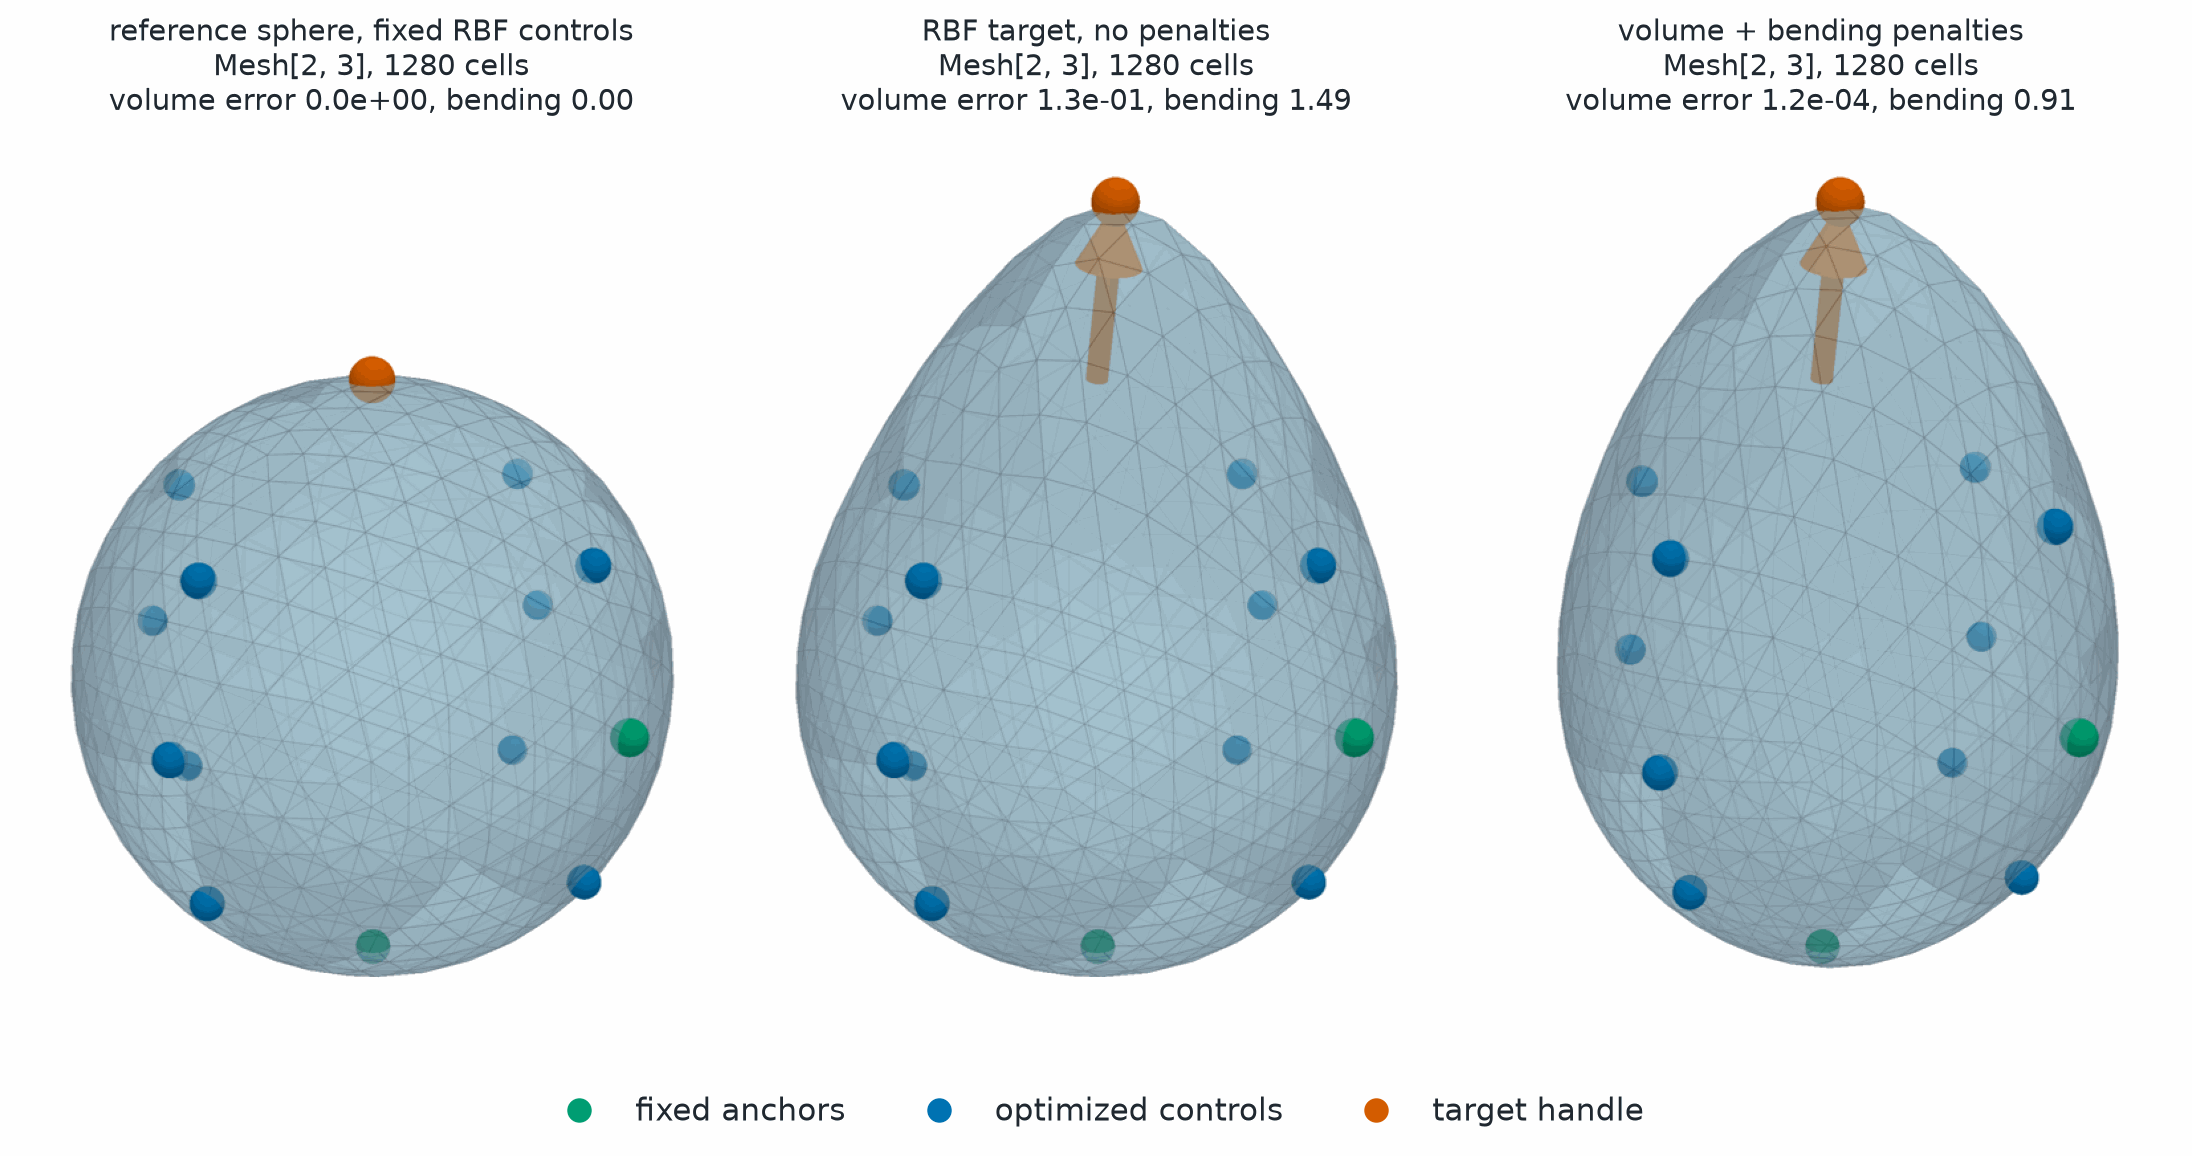

Recreate this plot in Python.
# SPDX-FileCopyrightText: Copyright (c) 2023 - 2026 NVIDIA CORPORATION & AFFILIATES.
# SPDX-FileCopyrightText: All rights reserved.
# SPDX-License-Identifier: Apache-2.0
#
# Licensed under the Apache License, Version 2.0 (the "License");
# you may not use this file except in compliance with the License.
# You may obtain a copy of the License at
#
# http://www.apache.org/licenses/LICENSE-2.0
#
# Unless required by applicable law or agreed to in writing, software
# distributed under the License is distributed on an "AS IS" BASIS,
# WITHOUT WARRANTIES OR CONDITIONS OF ANY KIND, either express or implied.
# See the License for the specific language governing permissions and
# limitations under the License.

"""Render volume- and bending-regularized RBF deformation of a sphere."""

from pathlib import Path

import matplotlib.pyplot as plt
import numpy as np
import pyvista as pv
import torch
from _style import (
    ACCENT_LIGHTING,
    FIXED,
    RESULT,
    SECOND,
    SURFACE,
    SURFACE_EDGE,
    mesh_label,
    save,
    spheres,
)
from matplotlib.lines import Line2D

from physicsnemo.mesh import Mesh
from physicsnemo.mesh.deformation import (
    closed_surface_volume_energy,
    surface_bending_energy,
)
from physicsnemo.mesh.io import to_pyvista
from physicsnemo.mesh.primitives.surfaces import sphere_icosahedral
from physicsnemo.mesh.transformations.deform._kernels import (
    radial_basis_function_deform_points,
)

pv.OFF_SCREEN = True

OUTPUT = Path(__file__).parent / "sphere_deformation_energies.png"

CAMERA = [(4.3, -5.6, 2.4), (0.05, 0.0, 0.2), (0.0, 0.0, 1.0)]


def _backend() -> tuple[torch.device, str]:
    """Select the accelerated backend when a CUDA device is available."""

    if torch.cuda.is_available():
        return torch.device("cuda"), "warp"
    return torch.device("cpu"), "torch"


def _control_indices(points: torch.Tensor) -> torch.Tensor:
    """Select distinct sphere vertices nearest to prescribed directions."""

    directions = points.new_tensor(
        [
            [0.0, 0.0, -1.0],
            [1.0, 0.0, 0.0],
            [-1.0, 0.0, 0.0],
            [0.0, 1.0, 0.0],
            [0.0, -1.0, 0.0],
            [1.0, 0.0, 0.65],
            [-1.0, 0.0, 0.65],
            [0.0, 1.0, 0.65],
            [0.0, -1.0, 0.65],
            [1.0, 0.0, -0.55],
            [-1.0, 0.0, -0.55],
            [0.0, 1.0, -0.55],
            [0.0, -1.0, -0.55],
            [0.0, 0.0, 1.0],
        ]
    )
    directions = directions / torch.linalg.vector_norm(directions, dim=1, keepdim=True)
    indices = (directions @ points.T).argmax(dim=1)
    if torch.unique(indices).numel() != indices.numel():
        raise RuntimeError("Sphere subdivision did not provide distinct controls")
    return indices


def _displacements(
    controls: torch.Tensor,
    auxiliary: torch.Tensor,
    target_displacement: torch.Tensor,
) -> torch.Tensor:
    """Assemble fixed, auxiliary, and target control displacements."""

    return torch.cat(
        (
            torch.zeros_like(controls[:2]),
            auxiliary,
            target_displacement.unsqueeze(0),
        )
    )


def _deform(
    reference_points: torch.Tensor,
    controls: torch.Tensor,
    auxiliary: torch.Tensor,
    target_displacement: torch.Tensor,
    implementation: str,
) -> torch.Tensor:
    """Evaluate the radial-basis deformation for one auxiliary-control state."""

    return radial_basis_function_deform_points(
        reference_points,
        controls,
        _displacements(controls, auxiliary, target_displacement),
        kernel="thin_plate_spline",
        polynomial=True,
        smoothing=0.0,
        implementation=implementation,
    )


def _signed_volume(points: torch.Tensor, triangles: torch.Tensor) -> torch.Tensor:
    """Compute signed volume independently for figure annotations."""

    vertices = points[triangles]
    return (
        torch.sum(
            vertices[:, 0] * torch.linalg.cross(vertices[:, 1], vertices[:, 2], dim=1)
        )
        / 6.0
    )


def _render(actors, camera):
    """Render PyVista actors from a fixed camera, so that panels share one scale."""

    plotter = pv.Plotter(off_screen=True, window_size=(900, 900))
    plotter.enable_anti_aliasing("ssaa")
    # The surface is translucent, so that controls on the far side stay visible.
    plotter.enable_depth_peeling()
    plotter.set_background("white")
    for dataset, kwargs in actors:
        plotter.add_mesh(dataset, **{"ambient": 0.35, **kwargs})
    plotter.camera_position = camera
    image = plotter.screenshot(return_img=True)
    plotter.close()
    return image


def _trim(images, margin=40):
    """Crop the white border shared by same-size renders, keeping their common scale."""

    ink = np.any([(image[..., :3] < 250).any(axis=2) for image in images], axis=0)
    rows, cols = np.flatnonzero(ink.any(axis=1)), np.flatnonzero(ink.any(axis=0))
    r0, r1 = max(rows[0] - margin, 0), rows[-1] + margin
    c0, c1 = max(cols[0] - margin, 0), cols[-1] + margin
    return [image[r0:r1, c0:c1] for image in images]


def _surface(mesh):
    """Return the shaded surface actor of a mesh."""

    return (
        to_pyvista(mesh),
        {
            "color": SURFACE,
            "show_edges": True,
            "edge_color": SURFACE_EDGE,
            "line_width": 0.6,
            "diffuse": 0.7,
            "opacity": 0.55,
        },
    )


def _arrows(starts, vectors, color):
    """Draw displacement arrows as solid geometry."""

    arrows = [
        pv.Arrow(
            start=start,
            direction=vector,
            scale=float(np.linalg.norm(vector)),
            tip_radius=0.18,
            shaft_radius=0.06,
            tip_length=0.35,
        )
        for start, vector in zip(starts, vectors, strict=True)
    ]
    return (pv.merge(arrows), {"color": color, **ACCENT_LIGHTING})


def _legend(figure, entries):
    """Add a marker legend at the bottom center."""

    handles = [
        Line2D(
            [0],
            [0],
            marker="o",
            color="none",
            markerfacecolor=color,
            markeredgecolor="white",
            markersize=12,
            label=label,
        )
        for label, color in entries
    ]
    figure.legend(handles=handles, loc="lower center", ncol=len(handles), frameon=False)


def _panel(mesh, points, controls, displacements, *, original):
    """Render one deformed surface with its anchors, controls, and handle."""

    shown = Mesh(points=points.detach().cpu().float(), cells=mesh.cells)
    controls_np = controls.detach().cpu().numpy()
    displacements_np = displacements.detach().cpu().numpy()
    placed = controls_np if original else controls_np + displacements_np
    source = controls_np[-1]
    destination = source + displacements_np[-1]
    actors = [
        _surface(shown),
        (spheres(placed[:2], 0.06), {"color": FIXED, **ACCENT_LIGHTING}),
        (spheres(placed[2:13], 0.055), {"color": SECOND, **ACCENT_LIGHTING}),
        (
            spheres((source if original else destination)[None], 0.075),
            {"color": RESULT, **ACCENT_LIGHTING},
        ),
    ]
    if not original:
        actors.append(_arrows(source[None], (destination - source)[None], RESULT))
    return _render(actors, CAMERA)


def main() -> None:
    """Generate the documentation image."""

    device, implementation = _backend()
    reference = sphere_icosahedral.load(radius=1.0, subdivisions=3).to(
        device=device, dtype=torch.float64
    )
    controls = reference.points[_control_indices(reference.points)]
    target_displacement = controls.new_tensor([0.12, -0.06, 0.58])
    unregularized_auxiliary = torch.zeros_like(controls[2:13])
    unregularized = _deform(
        reference.points,
        controls,
        unregularized_auxiliary,
        target_displacement,
        implementation,
    ).detach()

    auxiliary = torch.nn.Parameter(torch.zeros_like(unregularized_auxiliary))
    optimizer = torch.optim.Adam([auxiliary], lr=2.0e-2)
    for _ in range(400):
        optimizer.zero_grad()
        points = _deform(
            reference.points,
            controls,
            auxiliary,
            target_displacement,
            implementation,
        )
        loss = 250.0 * closed_surface_volume_energy(
            reference, points, implementation=implementation
        ) + 0.04 * surface_bending_energy(
            reference, points, implementation=implementation
        )
        loss.backward()
        if not torch.isfinite(auxiliary.grad).all():
            raise RuntimeError("Non-finite deformation-energy gradient")
        optimizer.step()

    regularized = _deform(
        reference.points,
        controls,
        auxiliary,
        target_displacement,
        implementation,
    ).detach()
    reference_volume = _signed_volume(reference.points, reference.cells)

    def metrics(points: torch.Tensor) -> tuple[float, float]:
        """Return enclosed-volume and hinge-bending residuals."""

        volume_error = (
            _signed_volume(points, reference.cells) / reference_volume - 1.0
        ).abs()
        bending = surface_bending_energy(
            reference, points, implementation=implementation
        )
        return volume_error.item(), bending.item()

    original_metrics = metrics(reference.points)
    unregularized_metrics = metrics(unregularized)
    regularized_metrics = metrics(regularized)
    if not regularized_metrics[0] < 0.2 * unregularized_metrics[0]:
        raise RuntimeError("Volume penalty did not materially reduce the residual")
    if not regularized_metrics[1] < unregularized_metrics[1]:
        raise RuntimeError("Bending penalty did not reduce the bending residual")

    panels = (
        (
            "reference sphere, fixed RBF controls",
            reference.points,
            torch.zeros_like(controls),
            original_metrics,
            True,
        ),
        (
            "RBF target, no penalties",
            unregularized,
            _displacements(controls, unregularized_auxiliary, target_displacement),
            unregularized_metrics,
            False,
        ),
        (
            "volume + bending penalties",
            regularized,
            _displacements(controls, auxiliary.detach(), target_displacement),
            regularized_metrics,
            False,
        ),
    )

    cpu_reference = reference.to("cpu")
    images = _trim(
        [
            _panel(cpu_reference, points, controls, displacements, original=original)
            for _, points, displacements, _, original in panels
        ]
    )
    height, width = images[0].shape[:2]
    figure, axes = plt.subplots(1, 3, figsize=(13.5, 4.5 * height / width + 1.15))
    for axis, image, (title, _, _, residuals, _) in zip(
        axes, images, panels, strict=True
    ):
        volume_error, bending = residuals
        axis.imshow(image)
        axis.set_title(
            f"{title}\n{mesh_label(reference)}\n"
            f"volume error {volume_error:.1e}, bending {bending:.2f}"
        )
        axis.set_axis_off()
    _legend(
        figure,
        (
            ("fixed anchors", FIXED),
            ("optimized controls", SECOND),
            ("target handle", RESULT),
        ),
    )
    figure.subplots_adjust(left=0.0, right=1.0, bottom=0.07, top=0.98, wspace=0.02)
    save(figure, OUTPUT, tight=True)
    print(f"Saved {OUTPUT} with {implementation} on {device}")


if __name__ == "__main__":
    main()
